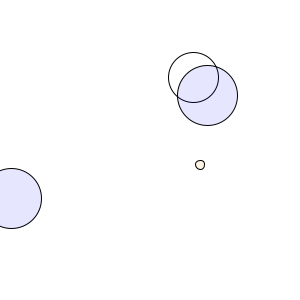
Frame 1 (no input)
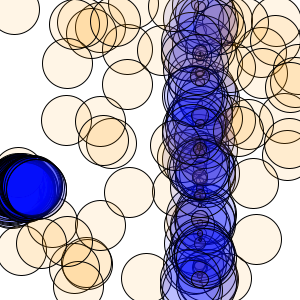
Frame 60 (the mouse pressed at the canvas centre just before this capture)
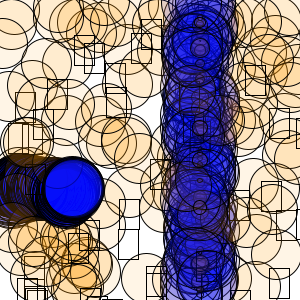
Frame 120 (the mouse held since frame 60 and released just before this capture)

The Processing sketch that drew these frames (run headless with seeded random() and noise(); from frame 60 on, the mouse is pressed at the canvas centre):

// Processing sketch: processing_36803
// ── processing_36803.pde


//
float x, y;

void setup() {
  smooth();
  size(300, 300);
  colorMode(HSB,100);
  background(100);
  x = 10;
  y = 200;
 }

int numOfEllipses = 1000;


void draw() {
  //these ellipses are drawn with a yellow fill and have a stroke weight
  //they create the background for the composition
  float count = 500;
  float circleSize;
 
  if(numOfEllipses > 0){
    ellipse(random(width),random(height),50,50);
  }
  numOfEllipses++;
  

  x = x + random(-1, 2);
  y = y + random(-2,2);
  //a sets the blue circles up to start at x=200
  //b sets the y coordinate for the blue circlese
  float a = 200;
  float b = 150;
  
  a = a + random(-10,10);
  b = b + random(-150,150);
 
  //the first ellipse is the one that walks from left to right at random
  //the second ellipse is the blue one that goes up and down at random
  fill(66,100,100,10);
  ellipse(x, y,60,60);
  fill(66,100,100,10);
  ellipse(a,b,60,60);
 
 //this means that when the "walking" ellipse hits x=300 it changes color to red
 if(x>300){
   fill(100,50,100,10);
   ellipse(random(height),y,60,60);
 }
 //this means that when the "walking" ellipse hits x=150 it loses it's stroke
 if(x>150){
   noStroke();
   fill(20,20,100,10);
   ellipse(150,random(width),20,20);
 }
 //this means if x is greater than 50, then rectangles are drawn with no fill in the background
 if(x>50){
   noFill();
  rect(random(height),random(width),20,30);
 } 
 
 //this draws circles with no stroke over top of the existing pattern, which will eventually turn the background completely yellow
 if (count > 0) {
   circleSize = random(1,20); 
   fill(10,100,100,10);
   ellipse(200,random(height), circleSize, circleSize);
  }
  count++;
}
